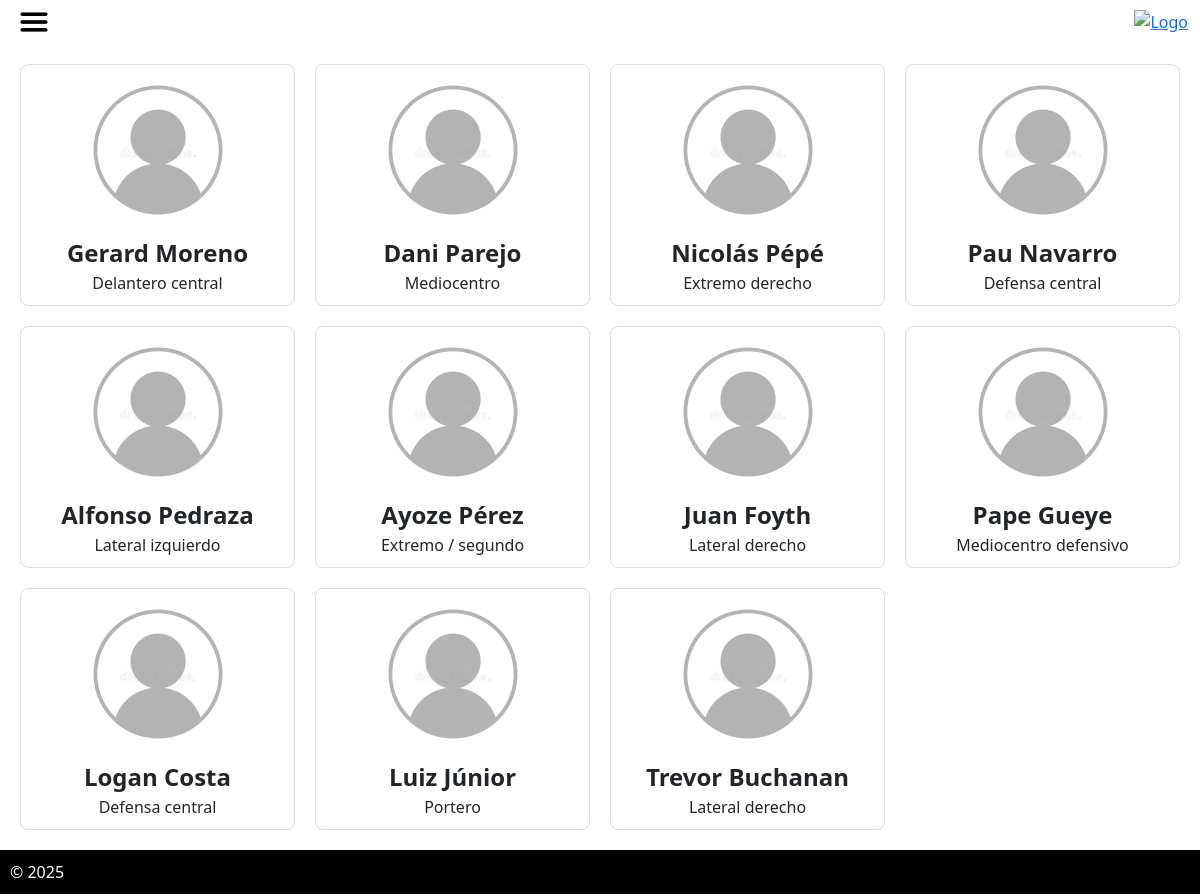
/jugadores.php?id=3 (signed in), run on the app's committed database.
### tables this page shows
CREATE TABLE `jugadores` (
  `id` int(11) NOT NULL,
  `nombre` varchar(50) DEFAULT NULL,
  `equipo_id` int(11) DEFAULT NULL,
  `goles` int(11) DEFAULT NULL,
  `salario` decimal(3,1) DEFAULT NULL,
  `posicion` varchar(50) DEFAULT NULL,
  `nacionalidad` varchar(50) DEFAULT NULL,
  `edad` int(11) DEFAULT NULL,
  `imagen` varchar(100) DEFAULT NULL
);

### jugadores.php (the view, shortened to what this page needs)
<?php
require_once "header2.php";
?>
<!DOCTYPE html>
<html lang="en">
<head>
    <link href="https://cdn.jsdelivr.net/npm/bootstrap@5.3.8/dist/css/bootstrap.min.css" rel="stylesheet"
>
</head>
<body>
    <?php
    require_once "conexion.php";
    $id = isset($_GET['id']) ? $_GET['id'] : "";
    $todos = "SELECT nombre, posicion FROM jugadores";
    $jugadores = $con->query($todos);
    if ($id == "" and $jugadores->num_rows > 0) {
        echo "<div class='grid-container'>";
        while ($fila = $jugadores->fetch_assoc()) {
            echo "<div class='tarjeta-equipo'>
            <div class='escudo'><img src='img/unknow.webp'></div>
            <div class='equipo link_logo'>$fila[nombre]</div>
            <div class='posicion link_logo'>$fila[posicion]</div>
            </div>";
        }
        echo "</div>";
    } elseif (!empty($id)) {
        $porEquipo = "SELECT nombre, posicion FROM jugadores WHERE equipo_id = $id";
        $resultado = $con->query($porEquipo);
        if ($resultado->num_rows > 0) {
            echo "<div class='grid-container'>";
            while ($fila = $resultado->fetch_assoc()) {
                echo "<div class='tarjeta-equipo'>
                <div class='escudo'><img src='img/unknow.webp'></div>
                <div class='equipo link_logo'>$fila[nombre]</div>
                <div class='posicion link_logo'>$fila[posicion]</div>
                </div>";
            }
            echo "</div>";
        }
    }
    require_once "footer.php";
    ?>
</body>
</html>

### css/styles.css (style rules this page uses)
html, body { height: 100%; }
body { margin: 0; display: flex; flex-direction: column; min-height: 100vh; }
.grid-container { display: grid; grid-template-columns: repeat(auto-fit, minmax(220px, 1fr)); grid-auto-rows: auto; flex: 1 0 auto; gap: 20px; padding: 20px; }
.tarjeta-equipo { display: flex; flex-direction: column; align-items: center; justify-content: center; border: 1px solid #ddd; padding: 10px; border-radius: 8px; }
.equipo { font-size: 24px; font-weight: bold; margin-top: 10px; text-align: center; }
.posicion { font-size: 16px; text-align: center; }
img { width: 100%; max-height: 150px; height: auto; object-fit: contain; }

### data on the page
jugadores: nombre "Gerard Moreno", posicion "Delantero central"
jugadores: nombre "Dani Parejo", posicion "Mediocentro"
jugadores: nombre "Nicolás Pépé", posicion "Extremo derecho"
jugadores: nombre "Pau Navarro", posicion "Defensa central"
jugadores: nombre "Alfonso Pedraza", posicion "Lateral izquierdo"
jugadores: nombre "Ayoze Pérez", posicion "Extremo / segundo"
jugadores: nombre "Juan Foyth", posicion "Lateral derecho"
jugadores: nombre "Pape Gueye", posicion "Mediocentro defensivo"
jugadores: nombre "Logan Costa", posicion "Defensa central"
jugadores: nombre "Luiz Júnior", posicion "Portero"
jugadores: nombre "Trevor Buchanan", posicion "Lateral derecho"
